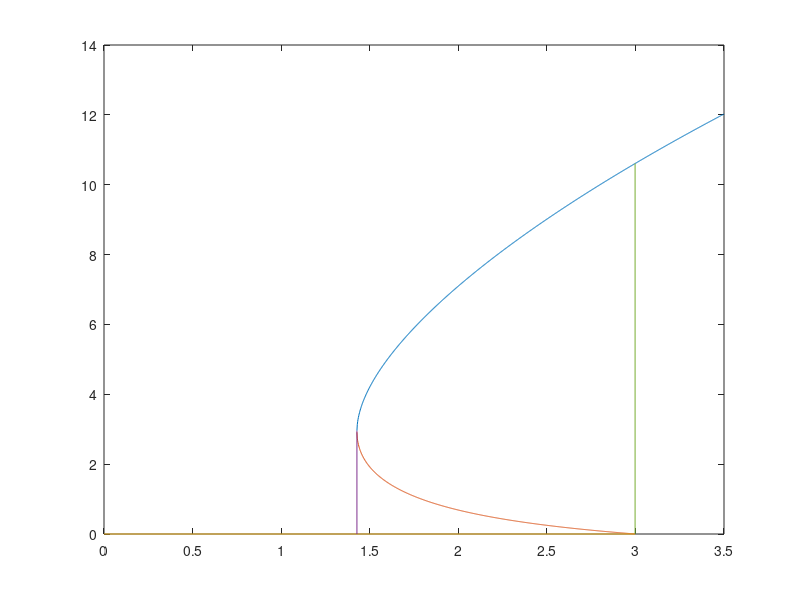
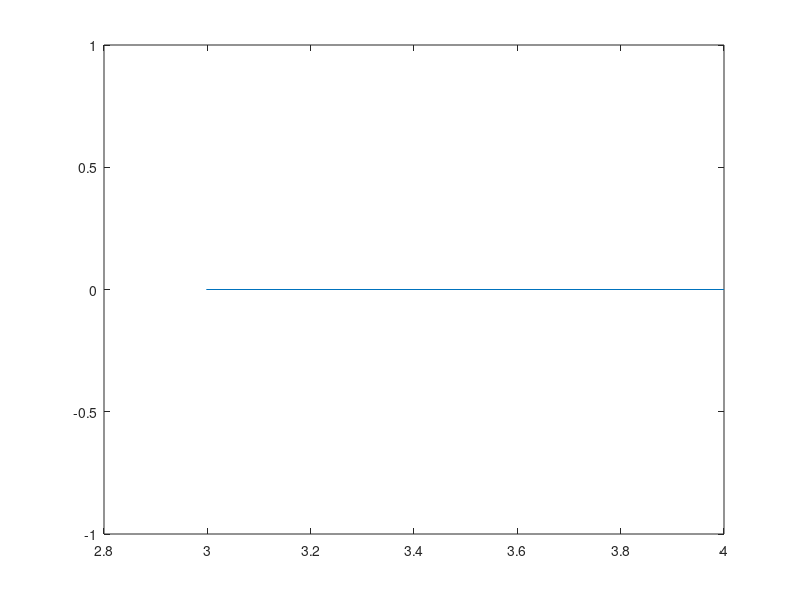

Here is the MATLAB script that generated these plots, in order: (Note: this script raises an error after producing the figures.)
clear;
clc;

global rho K beta x0 alpha lambda R sigma1 sigma2 X Y Ux Uy
rho=1;
K=10;
beta=3;
x0=1;
alpha=1;
lambda=0.12;
% R=1.4278;


%% bistable bifurcation curve
NR=1000;
R0=linspace(1.4278,3.5,NR);
node1=zeros(1,NR);
saddle=[];
for i=1:NR
    R=R0(i);
    
    a3=rho*lambda;
    a2=rho*(lambda*x0+alpha);
    a1=rho*alpha*x0+K*beta*lambda-rho*R*K;
    a0=K*beta*alpha-rho*R*K*x0;
    
    p=(3*a3*a1-a2^2)/(3*a3^2);
    q=(27*a3^2*a0-9*a3*a2*a1+2*a2^3)/(27*a3^3);
    
    ommega=(-1+1j*3^0.5)/2;
    x1_1= (-q/2+((q/2)^2+(p/3)^3)^(1/2))^(1/3) + (-q/2-((q/2)^2+(p/3)^3)^(1/2))^(1/3) - a2/(3*a3);
    x1_2= ommega*(-q/2+((q/2)^2+(p/3)^3)^(1/2))^(1/3) + ommega^2*(-q/2-((q/2)^2+(p/3)^3)^(1/2))^(1/3) - a2/(3*a3);
    x1_3= ommega^2*(-q/2+((q/2)^2+(p/3)^3)^(1/2))^(1/3) + ommega*(-q/2-((q/2)^2+(p/3)^3)^(1/2))^(1/3) - a2/(3*a3);
    
    node1(i)=x1_1;
    if real(x1_3)>=0
        saddle=[saddle real(x1_3)];
    end
end
figure;
plot(R0,node1);
hold on
plot(R0(1:length(saddle)),saddle);
hold on
plot([0,R0(length(saddle))],[0,0]);
hold on
plot([1.4278,1.4278],[0,node1(1)]);
hold on
plot([R0(length(saddle)),R0(length(saddle))],[0,node1(length(saddle))]);
hold off

figure;
plot([R0(length(saddle)),4],[0,0]);


%% vector field
R=1.55;

a3=rho*lambda;
a2=rho*(lambda*x0+alpha);
a1=rho*alpha*x0+K*beta*lambda-rho*R*K;
a0=K*beta*alpha-rho*R*K*x0;

p=(3*a3*a1-a2^2)/(3*a3^2);
q=(27*a3^2*a0-9*a3*a2*a1+2*a2^3)/(27*a3^3);

ommega=(-1+1j*3^0.5)/2;
x1_1= (-q/2+((q/2)^2+(p/3)^3)^(1/2))^(1/3) + (-q/2-((q/2)^2+(p/3)^3)^(1/2))^(1/3) - a2/(3*a3);
x1_2= ommega*(-q/2+((q/2)^2+(p/3)^3)^(1/2))^(1/3) + ommega^2*(-q/2-((q/2)^2+(p/3)^3)^(1/2))^(1/3) - a2/(3*a3);
x1_3= ommega^2*(-q/2+((q/2)^2+(p/3)^3)^(1/2))^(1/3) + ommega*(-q/2-((q/2)^2+(p/3)^3)^(1/2))^(1/3) - a2/(3*a3);

x2_1=R/(lambda*x1_1+alpha);
x2_2=R/(lambda*x1_2+alpha);
x2_3=R/(lambda*x1_3+alpha);

SN1=[0;R/alpha];
SN2=[x1_1;x2_1];
US=[real(x1_3);real(x2_3)];

Jacobi=[rho*US(2)-2*rho/K*US(1)-beta*x0/(US(1)+x0)^2, rho*US(1); -lambda*US(2), -alpha-lambda*US(1)];
[Evec,Eval]=eig(Jacobi);
if Eval(1,1)<0
    ev=Evec(:,1);
else
    ev=Evec(:,2);
end
delta=0.01;
Nmf=1000;
X1=[US(1)-ev(1)*linspace(-delta,delta/2,Nmf); US(2)-ev(2)*linspace(-delta,delta/2,Nmf)];
h=0.001;
Nt=6000;
for i=1:Nt
    X2=rk4_2(0,h,X1);
    X1=X2;
end
SM=X2;

if Eval(1,1)>0
    ev=Evec(:,1);
else
    ev=Evec(:,2);
end
X1=[US(1)+ev(1)*linspace(-delta/2,delta,Nmf); US(2)+ev(2)*linspace(-delta/2,delta,Nmf)];
Nt=30000;
for i=1:Nt
    X2=rk4(0,h,X1);
    X1=X2;
end
UM=X2;

figure;
plot(SN1(1),SN1(2),'*');
axis([1 7 0 2])
hold on
plot(SN2(1),SN2(2),'o');
hold on
plot(US(1),US(2),'+');
hold on
plot(SM(1,:),SM(2,:));
hold on
plot(UM(1,:),UM(2,:));
hold off

figure;
fill([7,SM(1,:),7],[4,SM(2,:),0],'m');


%% %%% test
% b1_1=rho*x1_1*(x2_1-x1_1/K)-beta*x1_1/(x1_1+x0);
% b2_1=R-alpha*x2_1-lambda*x1_1*x2_1;

% %%% compute bifurcation value of R         Rc1=1.4278   Rc2=beta*alpha/(rho*x0)=3
% a3=2*rho*lambda;
% a2=rho*(4*lambda*x0+alpha);
% a1=2*rho*(lambda*x0+alpha)*x0;
% a0=rho*alpha*x0^2+K*beta*lambda*x0-K*beta*alpha;
% 
% p=(3*a3*a1-a2^2)/(3*a3^2);
% q=(27*a3^2*a0-9*a3*a2*a1+2*a2^3)/(27*a3^3);
% 
% ommega=(-1+1j*3^0.5)/2;
% x1_1= (-q/2+((q/2)^2+(p/3)^3)^(1/2))^(1/3) + (-q/2-((q/2)^2+(p/3)^3)^(1/2))^(1/3) - a2/(3*a3);
% x1_2= ommega*(-q/2+((q/2)^2+(p/3)^3)^(1/2))^(1/3) + ommega^2*(-q/2-((q/2)^2+(p/3)^3)^(1/2))^(1/3) - a2/(3*a3);
% x1_3= ommega^2*(-q/2+((q/2)^2+(p/3)^3)^(1/2))^(1/3) + ommega*(-q/2-((q/2)^2+(p/3)^3)^(1/2))^(1/3) - a2/(3*a3);
% 
% x2_1=(3*rho*lambda*x1_1^2+2*rho*(lambda*x0+alpha)*x1_1+rho*alpha*x0+K*beta*lambda)/(rho*K);
% x2_2=(3*rho*lambda*x1_2^2+2*rho*(lambda*x0+alpha)*x1_2+rho*alpha*x0+K*beta*lambda)/(rho*K);
% x2_3=(3*rho*lambda*x1_3^2+2*rho*(lambda*x0+alpha)*x1_3+rho*alpha*x0+K*beta*lambda)/(rho*K);


%% collocation points for deep learning
load('SM.mat');
xmin=1;
xmax=7;
ymin=0;
ymax=2;
NH=10000;
x1=(xmax-xmin)*rand(1,NH)+xmin;
x2=(ymax-ymin)*rand(1,NH)+ymin;
J=[];
for i=1:NH
    [m,I]=min(abs(SM(2,:)-x2(i)));
    if x1(i)<SM(1,I)
        J=[J i];
    end
end
x1(J)=[];
x2(J)=[];

figure;
plot(x1,x2,'*');

path = sprintf('x1.mat');
save(path,'x1');
path = sprintf('x2.mat');
save(path,'x2');

N=200;
xlin=linspace(xmin,xmax,N);
ylin=linspace(ymin,ymax,N);
[xmesh,ymesh]=meshgrid(xlin,ylin);
xtest=reshape(xmesh,1,N^2);
ytest=reshape(ymesh,1,N^2);
path = sprintf('xtest.mat');
save(path,'xtest');
path = sprintf('ytest.mat');
save(path,'ytest');


%% computing detH
sigma1=0.1;
sigma2=1;
xnode=SN2;
A=[rho*xnode(2)-2*rho*xnode(1)/K-beta*x0/(xnode(1)+x0)^2,rho*xnode(1);
    -lambda*xnode(2),-alpha-lambda*xnode(1)];
C=zeros(2,2);
C(1,1)=sigma1^2*xnode(1)^4;
C(2,2)=sigma2^2;
A0=[2*A(1,1) 2*A(1,2) 0;A(2,1) A(1,1)+A(2,2) A(1,2);0 2*A(2,1) 2*A(2,2)];
B0=-[C(1,1);C(1,2);C(2,2)];
s=A0\B0;
Z=inv([s(1) s(2);s(2) s(3)]);
detZ=det(Z);


%% NN results
%% loss function
load('LOSS.mat');
figure;
plot(LOSS,'m-');

%% MPEP
load('MPEP.mat');
MPEP=MPEP';
MPEP=[US MPEP SN2];
figure;
plot(MPEP(1,:),MPEP(2,:),'m-');

%% Quasipotential
load('Stest.mat');
xmesh1=reshape(xtest,N,N);
ymesh1=reshape(ytest,N,N);
S=Stest(:,1)';
S=S+(xtest-SN2(1)).^2+(ytest-SN2(2)).^2;
Smesh1=reshape(S,N,N);
load('SM.mat');
for i=1:N
    for j=1:N
        [m,I]=min(abs(SM(2,:)-ylin(j)));
        if xlin(i)<SM(1,I)
            Smesh1(j,i)=inf;
        end
    end
end
lx=Stest(:,2)';
lxmesh1=reshape(lx,N,N);
ly=Stest(:,3)';
lymesh1=reshape(ly,N,N);

figure;
mesh(xmesh1,ymesh1,Smesh1);
figure;
mesh(xmesh1,ymesh1,lxmesh1);
figure;
mesh(xmesh1,ymesh1,lymesh1);

%% characteristic boundary
epsilon_inv=linspace(2,50,1000);
MET_theory=8.4116.*exp(0.1643*epsilon_inv);
ep_inv=[5        10       15       20        25        30        35      40      45];
MET_MC=[10.0548  32.9962  83.4461  192.8937  413.2105  849.3820  1973.8  3842.8  9023.8];
figure;
plot(epsilon_inv,MET_theory);
figure;
plot(ep_inv,MET_MC,'r*');

epsilon_inv2=linspace(2,45,1000);
MET_theory2=10.6968.*exp(0.1763*epsilon_inv2);
ep_inv2=[5        10       15       20        25        30        35      40];
MET_MC2=[12.6107  42.9522  115.9362  237.1639  558.8768  1339.5  2882.0  6570.9];
figure;
plot(epsilon_inv2,MET_theory2);
figure;
plot(ep_inv2,MET_MC2,'r*');

epsilon_inv3=linspace(2,35,1000);
MET_theory3=7.6311.*exp(0.2454*epsilon_inv3);
ep_inv3=[5        10       15       20        25        30];
MET_MC3=[14.5769  60.7287  218.3536  704.8839  1971.8  6145.7];
figure;
plot(epsilon_inv3,MET_theory3);
figure;
plot(ep_inv3,MET_MC3,'r*');

%% non-characteristic boundary
%% Computing prefactor via NN
% epsilon=1/25;
X=xmesh1;
Y=ymesh1;
dx=xlin(2)-xlin(1);
dy=ylin(2)-ylin(1);
H_bar=detZ;
xb=3;
[m,Ix]=min(abs(xlin-xb));
[m,Iy]=min(Smesh1(:,Ix));
x_star=[xlin(Ix);ylin(Iy)];
[Ux,Uy]=gradient(Smesh1,dx,dy);
miu_star=-(0.5*sigma1^2*x_star(1)^4*Ux(Iy,Ix)+lxmesh1(Iy,Ix));
[Uxy,Uyy]=gradient(Uy,dx,dy);
deth_star=Uyy(Iy,Ix);
delta=0.05;
T=10;
Nstep=floor(T/h);
t2=-h;
x00=x_star;
MPEP2=x00;

for i=1:Nstep
    x1=rk4_3(0,h,x00);
    if norm(x1-SN2)<=delta
        break;
    end
    x00=x1;
    MPEP2=[x00 MPEP2];
    t2=[-(i+1)*h,t2];
end
%MPEP=[xnode MPEP];
figure;
plot(MPEP2(1,:),MPEP2(2,:),'m-');

[L1_1,L1_2]=gradient(lxmesh1,dx,dy);
[L2_1,L2_2]=gradient(lymesh1,dx,dy);
Np2=length(t2);
divL2=[];
normbx2=[];
for i=1:Np2
    x=MPEP2(:,i);
    divL2=[interp2(X,Y,L1_1,x(1),x(2),'linear')+interp2(X,Y,L2_2,x(1),x(2),'linear')+4*sigma1^2*x(1)^3*interp2(X,Y,Ux,x(1),x(2),'linear'),divL2];
end
integ2=(sum(divL2))*h;
prefactor2=1/miu_star*sqrt(2*pi*deth_star)/sqrt(abs(det(H_bar)))*exp(integ2);

epsilon_inv=linspace(30,150,1000);
MET2_theory=prefactor2./sqrt(epsilon_inv).*exp(0.0691*epsilon_inv);
ep_inv=[40, 60, 80, 100, 120, 140];
MET2_MC=[123.9558, 482.5652, 1917.3, 7134.3, 30521, 130760];
figure;
plot(epsilon_inv,MET2_theory);
figure;
plot(ep_inv,MET2_MC,'r*');

